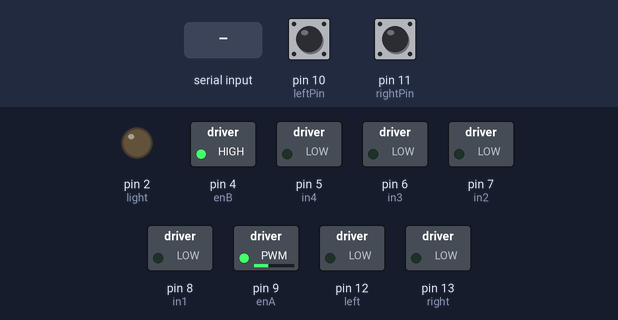
Bench run of a sketch on a simulated Arduino Uno, built with avr-gcc and run on an emulated ATmega328P. Shown: switched loads named in the sketch (green lamp = pin HIGH), output pins drawn as LEDs (lit = HIGH). Inputs (shaded band) come from the test bench; at power-on: pin 10 (leftPin) LOW, pin 11 (rightPin) HIGH.

Above: at 1.2 s.
1.3 s: "3" received over the second serial link
At 2.5 s:
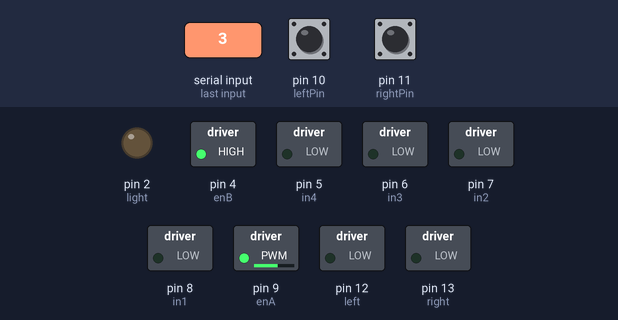
2.8 s: "5" received over the second serial link
At 3.6 s:
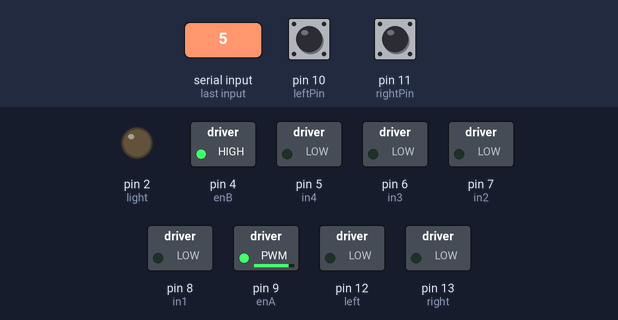
4.3 s: "f" received over the second serial link
At 4.8 s:
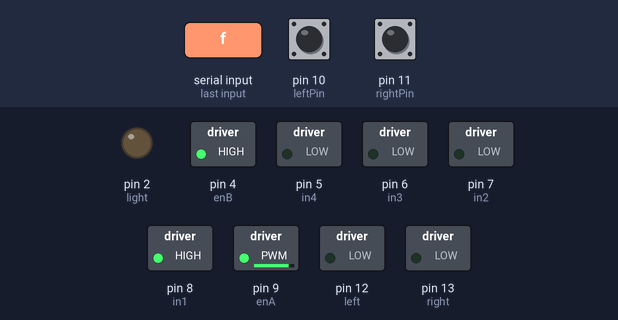
5.8 s: "1" received over the second serial link
At 7.0 s:
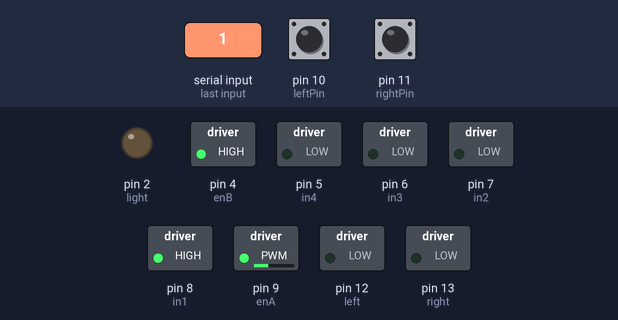
7.3 s: "4" received over the second serial link
At 8.2 s:
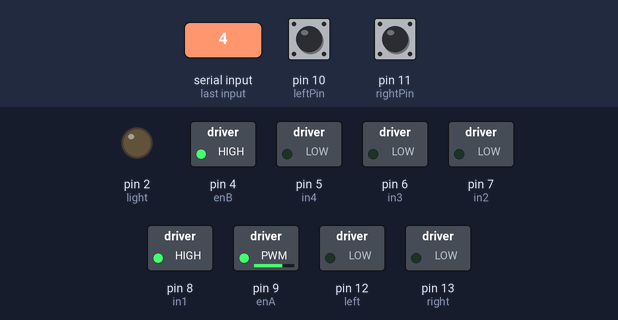
8.8 s: "b" received over the second serial link
At 9.4 s:
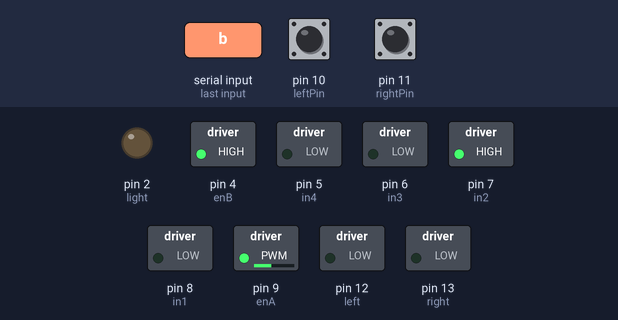
Timing chart, 0 to 11.3 s (numbered marks = the images above; inputs shaded):
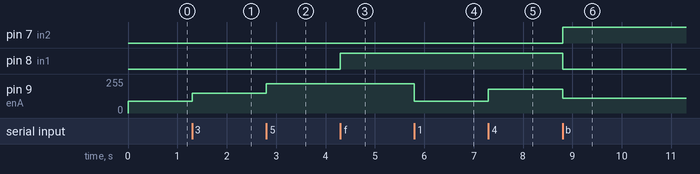

Measured:
- after the input at 1.3 s, pin 9 (enA): 90/255 → 150/255 at once
- after the input at 2.8 s, pin 9 (enA): 150/255 → 220/255 at once
- after the input at 4.3 s, pin 8 (in1): LOW → HIGH at once
- after the input at 5.8 s, pin 9 (enA): 220/255 → 90/255 at once
- after the input at 7.3 s, pin 9 (enA): 90/255 → 180/255 at once
- after the input at 8.8 s, pin 7 (in2): LOW → HIGH at once; pin 8 (in1): HIGH → LOW at once; pin 9 (enA): 180/255 → 110/255 at once

The sketch:

start-DC-Motor.ino
```cpp
//#include <Servo.h>
#include <SoftwareSerial.h>
//Servo servo1;

SoftwareSerial ble(0, 1); //2, 3 RX, TX  --> to TX and RX of module


//
//Arduino | HM-10
//D2          | TX
//D3          | RX
//GND      | GND
//3.3V       | VCC


// setup for first motor
//first motor
#define enA 9 //for pwm pin enable motor
#define in1 8
#define in2 7
//secand motor
#define enB 4
#define in3 6
#define in4 5

//light and sign light pin

#define left 12
#define right 13

#define light 2


int  moveLeft = 0;
int moveRight = 0;
int  lastStateMoveLeft = 0;
int lastStateMoveRight = 0;


int speed = 0;

//push buuton
const int  leftPin = 10;    // the pin that the pushbutton is attached to
const int rightPin = 11;
void setup() {

  setupSerial();
  setupDC();
//  setupServo();
//setup stop pins
  pinMode(leftPin, INPUT);
  pinMode(rightPin, INPUT);

}
void loop() {


   moveLeft = digitalRead(leftPin);
   moveRight =  digitalRead(rightPin);

if (moveLeft != lastStateMoveLeft  || moveRight != lastStateMoveRight ){

      if (moveLeft == HIGH  || moveRight == HIGH ){

            changeDirection('s');
      }
 lastStateMoveLeft = moveLeft;
 lastStateMoveRight = moveRight;
}


 if (ble.available()){

  char action = ble.read();


//if(action == '1' || action == '2' ||action == '3' || action == '4' || action == '5'){
////write spped
//Serial.print(int(action));
//Serial.print("\n");
//
//Serial.print( int(action) * 5 );
//Serial.print("\n");
//
//    analogWrite(enA, ( int(action) * 2 )); // Send PWM signal to motor A
//  }


  if ( action == '1'){
        analogWrite(enA, 90);
    } else if ( action == '2'){
         analogWrite(enA, 110);
    } else if ( action == '3'){
        analogWrite(enA, 150);
    } else if ( action == '4'){
        analogWrite(enA, 180);
    } else if ( action == '5'){
              analogWrite(enA, 220);

    }


  //commant for moveing
  else if ( action == 's'){
         digitalWrite(in1, LOW);
         digitalWrite(in2, LOW);
    } else if ( action == 'f'){
         // Set Motor A forward
         digitalWrite(in1, HIGH);
         digitalWrite(in2, LOW);
    } else if ( action == 'b'){
          // Set Motor A to move back with speed 90
          analogWrite(enA, 110);
          digitalWrite(in1, LOW);
          digitalWrite(in2, HIGH);
    }
    ///command for direction move

    else if ( action == 'l'){
         if (moveLeft == 0){
            digitalWrite(in3, HIGH);
            digitalWrite(in4, LOW);

            //open light
            digitalWrite(left, HIGH);

        }
    }else if ( action == 'r'){
         if (moveRight == 0){
             digitalWrite(in3, LOW);
             digitalWrite(in4, HIGH);
             //open light
             digitalWrite(right, HIGH);
        }
    }else if ( action == 'S'){
         digitalWrite(in3, LOW);
         digitalWrite(in4, LOW);
        //turn off light
         digitalWrite(left, LOW);
         digitalWrite(right, LOW);

    }


///light left  6-7 middle -8 right

else if ( action == 'y'){
        digitalWrite(left, HIGH);
    }else if ( action == 'x'){
        digitalWrite(light, HIGH);
    }else if ( action == 'z'){
        digitalWrite(right, HIGH);
    }else if ( action == 'Y'){
        digitalWrite(left, LOW);
    }else if ( action == 'X'){
        digitalWrite(light, LOW);
    }else if ( action == 'Z'){
        digitalWrite(right, LOW);
    }

}
}


void setupSerial(){
    // Open serial port
  Serial.begin(9600);
  // begin bluetooth serial port communication
  ble.begin(9600);

}


void setupDC(){
    //define pins output for first motor and secand motor
   pinMode(enA, OUTPUT);
  pinMode(enB, OUTPUT);
  pinMode(in1, OUTPUT);
  pinMode(in2, OUTPUT);
  pinMode(in3, OUTPUT);
  pinMode(in4, OUTPUT);

//direction motor
   analogWrite(enB, 140); // Send PWM signal to motor B

   //moving motor
    analogWrite(enA, 90); // Send PWM signal to motor A


/// light pins
  pinMode(left, OUTPUT);
  pinMode(right, OUTPUT);
  pinMode(light, OUTPUT);

  }


void changeDirection(char dir){

    digitalWrite(in3, LOW);
    digitalWrite(in4, LOW);

switch (dir){
  case 'S':
      digitalWrite(in3, LOW);
      digitalWrite(in4, LOW);
        //turn off light
         digitalWrite(left, LOW);
         digitalWrite(right, LOW);

    break;
   case 'l':
    // Set Motor A forward

    if (moveLeft == 0){
      digitalWrite(in3, HIGH);
    digitalWrite(in4, LOW);
    }
  break;
  case 'r':
    // Set Motor A forward
    if (moveRight == 0){
     digitalWrite(in3, LOW);
     digitalWrite(in4, HIGH);
    }
  break;
  }


  }
```
